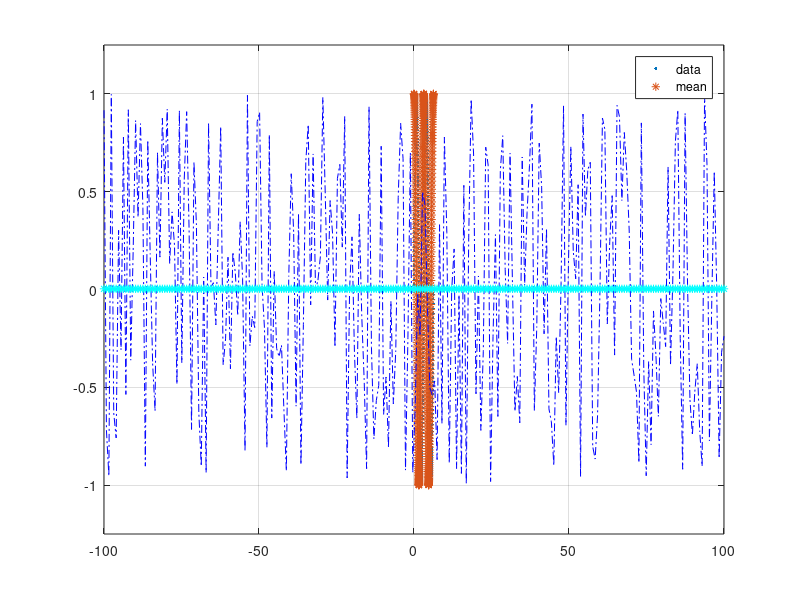

Here is the MATLAB script that generated this plot: (Note: this script raises an error after producing the figure.)
% Program Name: Basic Matlab Commands
% Author: Zain Rajani
% Created on: September 17, 2019
% Last Edited on: October 07, 2019

%%Initialize Screen
clc;
clear all;
close all;

%% Vector Creation

x=1:10;     % Create a vector from 1 to 10
y=0:0.5:5;  % Create a vector from 0 to 5 with 0.1 increment

%% Matrix Creation
% The magic() function creates a matrix with sum of all the rows and
% columns is the same the argument of the magic() should be greater than or
% equal to 3

A=magic(3);
A_verify=sum(A);


%% Question 11
t=0:0.01:3*pi; %Time range

Npts=512; %No of Points to plot
y=linspace(0,2*pi,Npts); %Creates Number of point
omega_1=2;
x=sin(omega_1*y); %Computing of Sine Function
z=cos(omega_1*y);
a=tan(y);
plot(y,x,'.'); % Plot Sine Wave
grid on;  %Display the grids on the graphs
hold on;
plot(y,z,'*');
axis ([0 6.2832 -2 2]);

%% Question 13-15

%Parameters
rng(22)
xmin=-100; xmax=100;
ymin=-1.25; ymax=1.25;
Npts=2^8;

%Variables

xr=linspace(xmin,xmax,Npts);
ydata=2*(rand(1,Npts)-0.5 *ones (1,Npts));
ymean=mean(ydata)*ones(size(ydata));
%figure;
plot(xr,ydata,'b-.');
hold on 
plot(xr,ymean,'c*');
legend('data','mean');
grid on 

axis([xmin xmax ymin ymax]);
%%
%Question 14
clear all;
close all;
clc;
%Parameters;
rng(832);
xmin=-100; xmax=100;
ymin=-1.25; ymax=1.25;
Npts=5*2^8;
Nss=5; %Sample Size
sum=0;
MAdata=ones(5,5);
Final_Result=strings(5,5);

%Variables
testvector=rand(25,1);
Adata=reshape(testvector,[Nss,Nss])';
%overallmean1=mean(Adata)*ones(size(Adata))
overallmean=mean(testvector)*ones(size(Adata))
for r=1:5
    for c=1:5
        sum=sum + Adata(r,c);
        MAdata(r,c)=sum/c
        if (MAdata(r,c)< overallmean)
            Final_Result(r,c)= 'Less';
        elseif (MAdata(r,c) > overallmean)
            Final_Result(r,c)= 'Greater';
        else
            Final_Result(r,c)= 'Equal';
        end
    end
    sum=0;
end

%%
% Question 15

tr=linspace(0,2*pi,1000);
omega=4;

y1=sin(omega*tr);
y2=cos(2*omega*tr);
y3=sin(2*omega*tr);
y4=cos(omega*tr);
ytotal=[y1;y2;y3;y4];

z=sumfuncs(ytotal);

plot(z)
